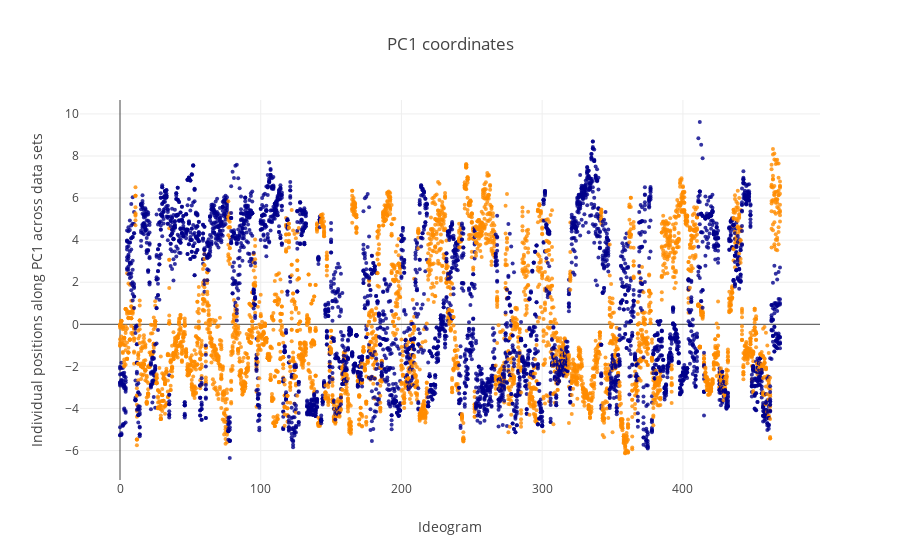

This figure's notebook cell:
### Markdown cell above
- **iii.** PC sample distribution across data sets queried.

### Code cell
from structure_tools.Tutorial_subplots import PC_analysis_plot

labels_code= labels1
if include_who:
    labels_code= [x for x in labels_code if x in include_who]

PC_analysis_plot(pc_density,pc_coords,labels_code,PCA_color_ref,plot_choice= 'coords')

### Figure 1 — Plotly figure (JSON) as saved in the notebook; plotly's stock layout.template omitted (floating-point values rounded to 4 significant figures; data arrays with more than 128 entries replaced by an {"elided": "..."} marker saying what was removed)
{"data": [{"marker": {"color": {"elided": "9400 str values"}, "opacity": 0.8, "size": 4}, "mode": "markers", "type": "scatter", "uid": "d7b83ba3-0a1b-4443-ac80-d70541611714", "x": {"elided": "9400 int values"}, "y": {"elided": "9400 float values"}}], "layout": {"title": "PC1 coordinates", "xaxis": {"title": "Ideogram"}, "yaxis": {"title": "Individual positions along PC1 across data sets"}}}
